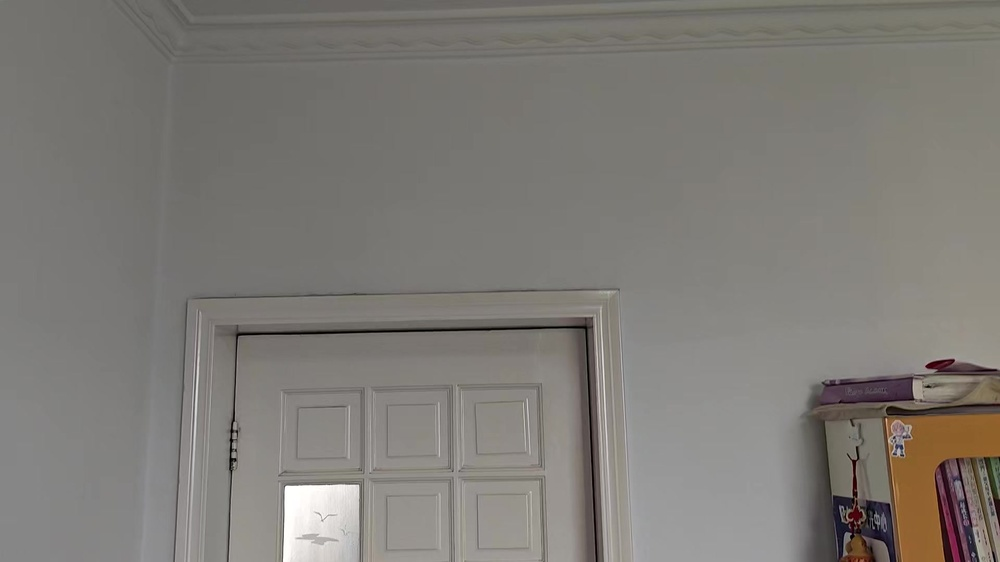
#> input picture backend/diagnostics_scan45_first.jpg, 1000 x 562 px, shrunk from 1920 x 1080 before the run
$ python -i calibrator.py   (imports and definitions only)
#> lines starting #> are read from the running program, lines starting #| are printed output that depends on the picture; after the words box and inside, x2 and y2 are one past the last pixel; in counts of white or black regions, pixels touching at a corner belong together
"""尺度标定：默认使用用户提供的 2～3 个已知物体尺寸恢复米制比例。

文件末尾保留的 A4/门高函数仅用于旧扫描兼容，不参与当前默认管道。
"""
import numpy as np

A4_SHORT = 0.210  # m
A4_LONG = 0.297   # m
DOOR_STANDARD_HEIGHT = 2.0  # m

REFERENCE_LABELS = {
    "door": "门",
    "bed": "床",
    "sofa": "沙发",
    "table": "桌子",
    "cabinet": "柜子",
    "bookshelf": "书架",
}


# [112 lines left out: functions _object_extents, estimate_scale_from_references, compute_scale_from_pixel, scale_from_door_prior, not called in this run]


# 单参考物兜底时的优先级：大而平、语义分割通常完整的物体在前；
# 门在拍摄时经常处于开启/半遮挡状态，分割高度不完整，排在最后。
_SINGLE_REFERENCE_PREFERENCE = [
    ("bed", "length"), ("bed", "width"), ("bed", "height"),
    ("sofa", "length"), ("sofa", "width"),
    ("table", "length"), ("table", "width"),
    ("cabinet", "height"), ("bookshelf", "height"),
    ("door", "height"), ("door", "width"),
]


# [63 lines left out: function fallback_single_reference_scale, not called in this run]


def detect_a4_in_image(rgb: np.ndarray, mask: np.ndarray | None = None) -> tuple[float, float, float, float] | None:
    """在图片中检测 A4 纸（白纸矩形），返回 (长边像素, 短边像素, 中心x, 中心y)；找不到返回 None。

    实现：转灰度 → 自适应阈值 → 轮廓 → 多边形逼近找 4 点凸四边形 →
    按宽高比接近 sqrt(2) 且面积足够大者判为 A4，取其外接矩形长宽与中心（像素）。
    若传入 mask（SAM 分割出的"纸/文档"区域），仅在该区域内检测。
    """
    import cv2

    gray = cv2.cvtColor(rgb, cv2.COLOR_RGB2GRAY)
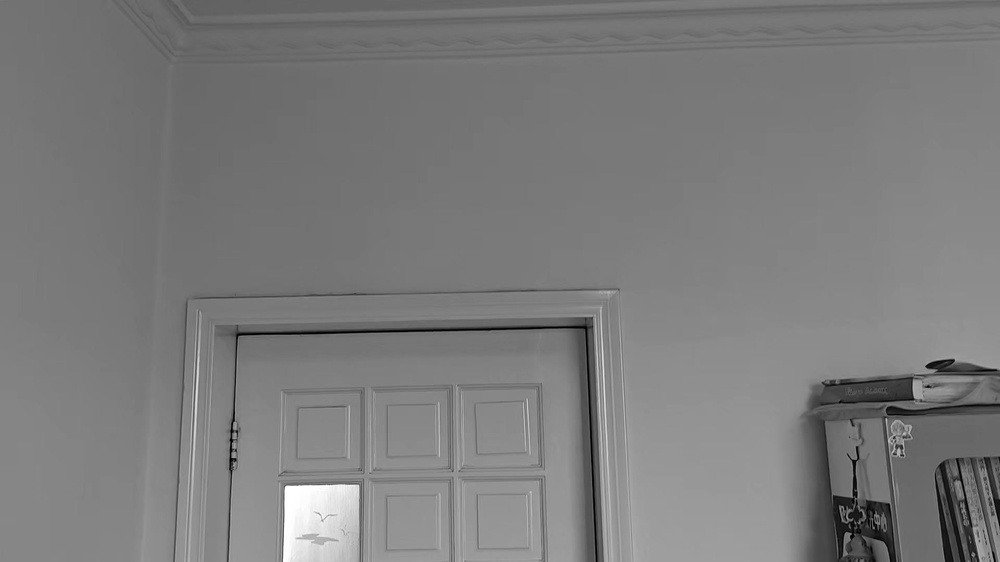
#> gray: shape (562, 1000); min 0, max 255, mean 123.7
    if mask is not None:
        gray = cv2.bitwise_and(gray, gray, mask=mask.astype(np.uint8) * 255)
    th = cv2.adaptiveThreshold(gray, 255, cv2.ADAPTIVE_THRESH_GAUSSIAN_C, cv2.THRESH_BINARY, 31, 10)
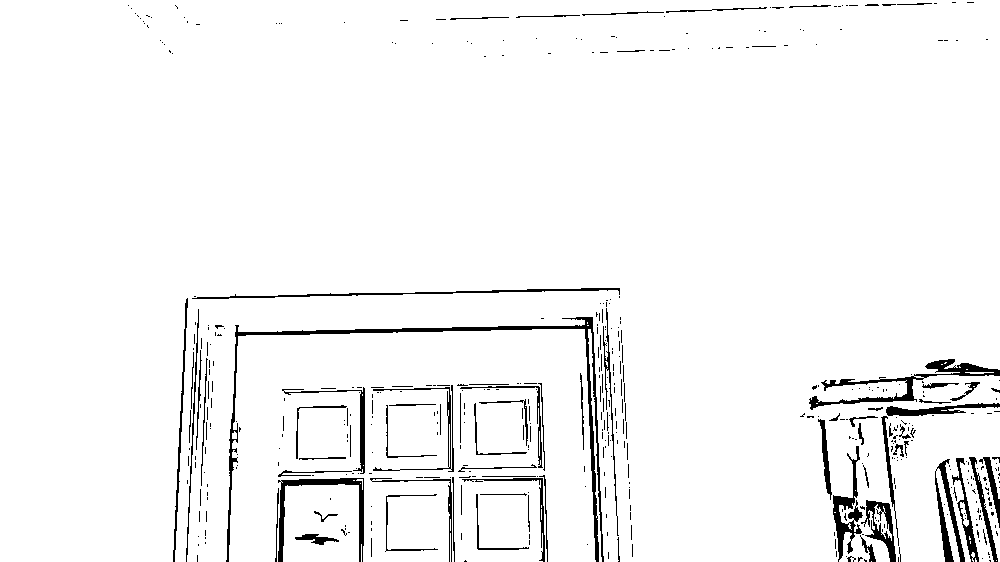
#> th: shape (562, 1000); 96% white; 484 black regions (403 under 20 px)
    contours, _ = cv2.findContours(th, cv2.RETR_EXTERNAL, cv2.CHAIN_APPROX_SIMPLE)
#> contours = 33 contours, 26 with area under 20; largest, box (x1, y1, x2, y2) and area: (0, 0, 1000, 562) 465470, (229, 329, 596, 562) 72594, (283, 484, 359, 562) 5608, (588, 329, 602, 562) 360, (874, 504, 892, 541) 214, (960, 502, 969, 527) 78, (232, 431, 237, 439) 22
    best = None
    for cnt in contours:
        peri = cv2.arcLength(cnt, True)
        approx = cv2.approxPolyDP(cnt, 0.02 * peri, True)
        if len(approx) not in (4, 5, 6):
            continue
        rect = cv2.minAreaRect(cnt)
        (cx, cy), (w, h), _ = rect
        if min(w, h) < 30:
            continue
        ratio = max(w, h) / min(w, h)
        if 1.2 < ratio < 1.8:  # A4 = sqrt(2) ≈ 1.414
            if best is None or (w * h) > best[0] * best[1]:
                best = (max(w, h), min(w, h), cx, cy)
#> this loop made 33 passes
#> (peri, approx) on passes 1, 2, 5, 6, 8, 9, 10, 11, 12, 14, 16, 17: (0, [[871, 561]]), (0, [[996, 560]]), (34, [[361, 544], [361, 561]]), (4, [[970, 541], [970, 543]]), (56, [[450, 533], [450, 561]]), (22, [[450, 519], [450, 530]]), (2, [[834, 512], [835, 512]]), (20, [[541, 509], [541, 519]]), (4, [[541, 505], [541, 507]]), (2, [[449, 504], [449, 505]]), (2, [[982, 495], [982, 496]]), (0, [[855, 490]])
#> peri on passes 4, 13, 15, 22, 30, 33: 22.73, 160.5, 62.04, 20.24, 2630.8, 7278.5
    return best

>>> import cv2
>>> picture = cv2.cvtColor(cv2.imread('../diagnostics_scan45_first.jpg'), cv2.COLOR_BGR2RGB)
>>> result = detect_a4_in_image(picture)
